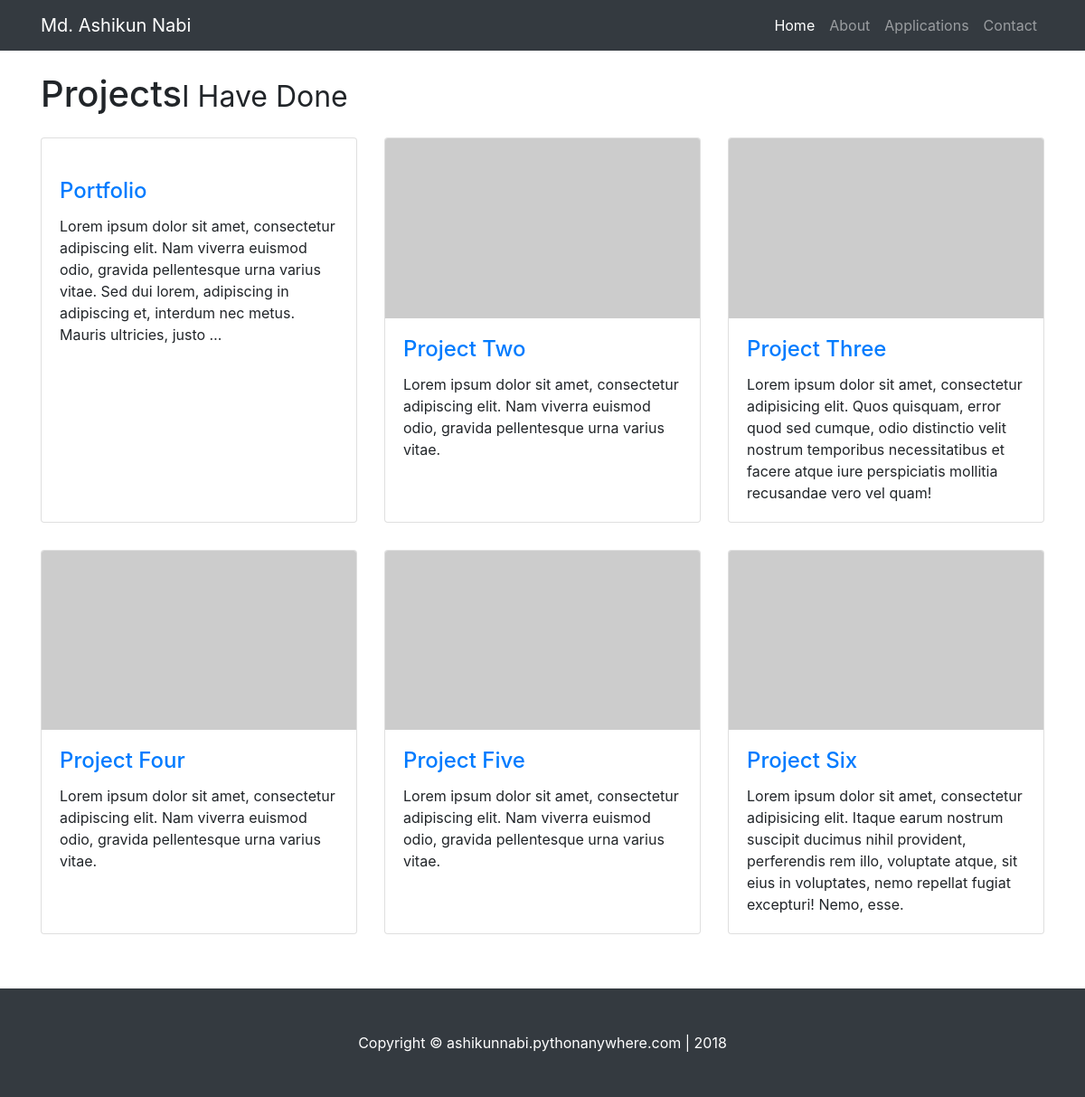
/projects/, run on the app's committed database.
### portfolio_app/models.py (models this page shows, shortened)
class Index(models.Model):
    title                           = models.CharField(max_length=50)
    name                            = models.CharField(max_length=20)
    description                     = models.TextField(max_length=150)
    button                          = models.CharField(max_length=20)
    overlay_and_button_color        = models.CharField(max_length=30, default="#cd9557")
    button_hover                    = models.CharField(max_length=30, default="#ba7c37")
    background_and_icon_color       = models.CharField(max_length=30, default="rgba(0,46,102,.8)")
    background_and_icon_hover_color = models.CharField(max_length=30, default="#002e66")
    background_media                = models.FileField(default="bg.mp4", null=True)
    media_position_top              = models.CharField(max_length=10, default="50%")
    media_position_left             = models.CharField(max_length=10, default="50%")
    footer                          = models.CharField(max_length=100, default="Copyright &copy; ashikunnabi.pythonanywhere.com | 2018")
    USER_STATUS_CHOICE              =(('Active', 'Active'),('Inactive', 'Inactive'))
    user_status                     = models.CharField(max_length=8, choices=USER_STATUS_CHOICE, default="Inactive")
    class Meta:
        verbose_name = "Index page"

class Project(models.Model):
    user                 = models.ForeignKey('Index', on_delete=models.CASCADE)
    name                 = models.CharField(max_length=100)
    sub_name             = models.CharField(max_length=100, blank=True)
    description          = models.TextField(max_length=400)
    requirments          = models.TextField(max_length=400)
    site_name            = models.CharField(max_length=100)
    site_link            = models.CharField(max_length=500)
    site_link_icon       = models.CharField(max_length=500, default='<i class="fas fa-eye"></i>')
    media                = models.FileField(default="Capture.PNG", null=True)

### portfolio_app/views.py (the view)
# urls.py: path('projects/', project_list, name="project_list"),
def project_list(request):
    person_detail = Index.objects.get(user_status="Active")
    project_list  = Project.objects.filter(user_id=person_detail.id)
    paginator     = Paginator(project_list, 6) # Show 9 contacts per page
    page          = request.GET.get('page')
    projects      = paginator.get_page(page)
    context = {
        'person_detail'      : person_detail,
        'nav_active_home'    : 'active',
        'projects'           : projects,
    }
    return render(request, "portfolio_app/project_list.html", context)

### portfolio_app/templates/portfolio_app/project_list.html (shortened to what this page needs)
{% extends 'portfolio_app/base.html' %}
{% load static %}
    {% block customcss %}
        <link href="{% static '/portfolio_app/css/3-col-portfolio.css' %}" rel="stylesheet">
    {% endblock %}
        {% block content %}
        <div class="container">
          <h1 class="my-4">Projects<small>I Have Done</small></h1>
          <div class="row">
            {% for project in projects %}
            <div class="col-lg-4 col-sm-6 portfolio-item">
              <div class="card h-100">
                <a href="{% url 'project_details' project.id %}"><img class="card-img-top" src="/media/{{ project.media }}" alt=""></a>
                <div class="card-body">
                  <h4 class="card-title">
                    <a href="{% url 'project_details' project.id %}">{{ project.name }}</a>
                  </h4>
                  <p class="card-text">{{ project.description|truncatewords:30 }}</p>
                </div>
              </div>
            </div>
            {% endfor %}
            <div class="col-lg-4 col-sm-6 portfolio-item">
              <div class="card h-100">
                <a href="#"><img class="card-img-top" src="http://placehold.it/700x400" alt=""></a>
                <div class="card-body">
                  <h4 class="card-title">
                    <a href="#">Project Two</a>
                  </h4>
                  <p class="card-text">Lorem ipsum dolor sit amet, consectetur adipiscing elit. Nam viverra euismod odio, gravida pellentesque urna varius vitae.</p>
                </div>
              </div>
            </div>
            <div class="col-lg-4 col-sm-6 portfolio-item">
              <div class="card h-100">
                <a href="#"><img class="card-img-top" src="http://placehold.it/700x400" alt=""></a>
                <div class="card-body">
                  <h4 class="card-title">
                    <a href="#">Project Three</a>
                  </h4>
                  <p class="card-text">Lorem ipsum dolor sit amet, consectetur adipisicing elit. Quos quisquam, error quod sed cumque, odio distinctio velit nostrum temporibus necessitatibus et facere atque iure perspiciatis mollitia recusandae vero vel quam!</p>
                </div>
              </div>
            </div>
            <div class="col-lg-4 col-sm-6 portfolio-item">
              <div class="card h-100">
                <a href="#"><img class="card-img-top" src="http://placehold.it/700x400" alt=""></a>
                <div class="card-body">
                  <h4 class="card-title">
                    <a href="#">Project Four</a>
                  </h4>
                  <p class="card-text">Lorem ipsum dolor sit amet, consectetur adipiscing elit. Nam viverra euismod odio, gravida pellentesque urna varius vitae.</p>
                </div>
              </div>
            </div>
            <div class="col-lg-4 col-sm-6 portfolio-item">
              <div class="card h-100">
                <a href="#"><img class="card-img-top" src="http://placehold.it/700x400" alt=""></a>
                <div class="card-body">
                  <h4 class="card-title">
                    <a href="#">Project Five</a>
                  </h4>
                  <p class="card-text">Lorem ipsum dolor sit amet, consectetur adipiscing elit. Nam viverra euismod odio, gravida pellentesque urna varius vitae.</p>
                </div>
              </div>
            </div>
            <div class="col-lg-4 col-sm-6 portfolio-item">
              <div class="card h-100">
                <a href="#"><img class="card-img-top" src="http://placehold.it/700x400" alt=""></a>
                <div class="card-body">
                  <h4 class="card-title">
                    <a href="#">Project Six</a>
                  </h4>
                  <p class="card-text">Lorem ipsum dolor sit amet, consectetur adipisicing elit. Itaque earum nostrum suscipit ducimus nihil provident, perferendis rem illo, voluptate atque, sit eius in voluptates, nemo repellat fugiat excepturi! Nemo, esse.</p>
                </div>
              </div>
            </div>
          </div>
        </div>
    {% endblock %}

### portfolio_app/templates/portfolio_app/base.html (shortened to what this page needs)
{% load static %}
<!DOCTYPE html>
<html lang="en">
  <head>
    <link href="{% static '/portfolio_app/vendor/bootstrap/css/bootstrap.min.css' %}" rel="stylesheet">
    {% block customcss %} {% endblock %}
  </head>
  <body>
    <nav class="navbar navbar-expand-lg navbar-dark bg-dark fixed-top">
      <div class="container">
        <a class="navbar-brand" href="../">{{ person_detail.name }}</a>
        <div class="collapse navbar-collapse" id="navbarResponsive">
          <ul class="navbar-nav ml-auto">
            <li class="nav-item {{ nav_active_home }}">
              <a class="nav-link" href="{% url 'project_list' %}">Home
              </a>
            </li>
            <li class="nav-item {{ nav_active_about }}">
              <a class="nav-link" href="{% url 'about' %}">About</a>
            </li>
            <li class="nav-item {{ nav_active_applications }}">
              <a class="nav-link" href="{% url 'application' %}">Applications</a>
            </li>
            <li class="nav-item {{ nav_active_contact }}">
              <a class="nav-link" href="{% url 'contact' %}">Contact</a>
            </li>
          </ul>
        </div>
      </div>
    </nav>
    {% block content %}{% endblock %}
    <footer class="py-5 bg-dark">
      <div class="container">
        <p class="m-0 text-center text-white">{{ person_detail.footer|safe }}</p>
      </div>
    </footer>
  </body>
</html>

### portfolio_app/static/portfolio_app/css/3-col-portfolio.css (style rules this page uses)
body { padding-top: 54px; }
@media (min-width: 992px) { body { padding-top: 56px; } }
.portfolio-item { margin-bottom: 30px; }

### data on the page
Index: name "Md. Ashikun Nabi", footer "Copyright © ashikunnabi.pythonanywhere.com | 2018"
Project: name "Portfolio", description "Lorem ipsum dolor sit amet, consectetur adipiscing elit. Nam viverra euismod odio, gravida pellentesque urna varius vitae. Sed dui lorem, adipiscing in adipiscing et, interdum nec metus. Mauris ultricies, justo …"
